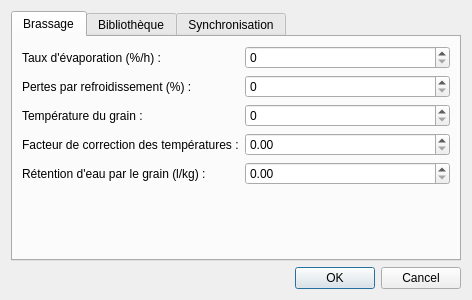
<?xml version="1.0" encoding="UTF-8"?>
<ui version="4.0">
 <class>Preferences</class>
 <widget class="QDialog" name="Preferences">
  <property name="geometry">
   <rect>
    <x>0</x>
    <y>0</y>
    <width>472</width>
    <height>300</height>
   </rect>
  </property>
  <property name="windowTitle">
   <string>Préférences</string>
  </property>
  <layout class="QVBoxLayout" name="verticalLayout">
   <item>
    <widget class="QTabWidget" name="tabWidget">
     <property name="enabled">
      <bool>true</bool>
     </property>
     <property name="currentIndex">
      <number>0</number>
     </property>
     <property name="documentMode">
      <bool>false</bool>
     </property>
     <widget class="QWidget" name="tab">
      <attribute name="title">
       <string>Brassage</string>
      </attribute>
      <layout class="QGridLayout" name="gridLayout">
       <item row="0" column="0">
        <layout class="QFormLayout" name="formLayout">
         <property name="fieldGrowthPolicy">
          <enum>QFormLayout::AllNonFixedFieldsGrow</enum>
         </property>
         <item row="0" column="0">
          <widget class="QLabel" name="label_2">
           <property name="text">
            <string>Taux d'évaporation (%/h) :</string>
           </property>
          </widget>
         </item>
         <item row="0" column="1">
          <widget class="QSpinBox" name="spinBoxBoilOff"/>
         </item>
         <item row="1" column="0">
          <widget class="QLabel" name="label_3">
           <property name="text">
            <string>Pertes par refroidissement (%) :</string>
           </property>
          </widget>
         </item>
         <item row="1" column="1">
          <widget class="QSpinBox" name="spinBoxCooling"/>
         </item>
         <item row="2" column="0">
          <widget class="QLabel" name="label_4">
           <property name="text">
            <string>Température du grain :</string>
           </property>
          </widget>
         </item>
         <item row="2" column="1">
          <widget class="QSpinBox" name="spinBoxGrainTemp"/>
         </item>
         <item row="3" column="0">
          <widget class="QLabel" name="label_5">
           <property name="text">
            <string>Facteur de correction des températures :</string>
           </property>
          </widget>
         </item>
         <item row="3" column="1">
          <widget class="QDoubleSpinBox" name="doubleSpinBoxFudgeFactor"/>
         </item>
         <item row="4" column="0">
          <widget class="QLabel" name="label_6">
           <property name="text">
            <string>Rétention d'eau par le grain (l/kg) :</string>
           </property>
          </widget>
         </item>
         <item row="4" column="1">
          <widget class="QDoubleSpinBox" name="doubleSpinBoxGrainRetention"/>
         </item>
        </layout>
       </item>
      </layout>
     </widget>
     <widget class="QWidget" name="Bibliotheque">
      <attribute name="title">
       <string>Bibliothèque</string>
      </attribute>
      <layout class="QVBoxLayout" name="verticalLayout_2">
       <item>
        <widget class="QLabel" name="label">
         <property name="text">
          <string>&lt;!DOCTYPE HTML PUBLIC &quot;-//W3C//DTD HTML 4.0//EN&quot; &quot;http://www.w3.org/TR/REC-html40/strict.dtd&quot;&gt;
&lt;html&gt;&lt;head&gt;&lt;meta name=&quot;qrichtext&quot; content=&quot;1&quot; /&gt;&lt;style type=&quot;text/css&quot;&gt;
p, li { white-space: pre-wrap; }
&lt;/style&gt;&lt;/head&gt;&lt;body style=&quot; font-family:'Droid Sans'; font-size:10pt; font-weight:400; font-style:normal;&quot;&gt;
&lt;p style=&quot; margin-top:0px; margin-bottom:0px; margin-left:0px; margin-right:0px; -qt-block-indent:0; text-indent:0px;&quot;&gt;&lt;span style=&quot; font-weight:600;&quot;&gt;Emplacement de la bibliothèque : &lt;/span&gt;&lt;/p&gt;&lt;/body&gt;&lt;/html&gt;</string>
         </property>
        </widget>
       </item>
       <item>
        <layout class="QHBoxLayout" name="horizontalLayout">
         <item>
          <widget class="QLineEdit" name="lineEditPathLib"/>
         </item>
         <item>
          <widget class="QPushButton" name="pushButtonChangeLib">
           <property name="text">
            <string>Changer</string>
           </property>
          </widget>
         </item>
        </layout>
       </item>
       <item>
        <widget class="QLabel" name="label_7">
         <property name="text">
          <string>Attention ! Utilisez un répertoire qui ne contient que des recettes.</string>
         </property>
        </widget>
       </item>
       <item>
        <spacer name="verticalSpacer">
         <property name="orientation">
          <enum>Qt::Vertical</enum>
         </property>
         <property name="sizeHint" stdset="0">
          <size>
           <width>20</width>
           <height>40</height>
          </size>
         </property>
        </spacer>
       </item>
      </layout>
     </widget>
     <widget class="QWidget" name="tab_2">
      <attribute name="title">
       <string>Synchronisation</string>
      </attribute>
      <layout class="QVBoxLayout" name="verticalLayout_3">
       <item>
        <widget class="QLabel" name="label_8">
         <property name="text">
          <string>&lt;!DOCTYPE HTML PUBLIC &quot;-//W3C//DTD HTML 4.0//EN&quot; &quot;http://www.w3.org/TR/REC-html40/strict.dtd&quot;&gt;
&lt;html&gt;&lt;head&gt;&lt;meta name=&quot;qrichtext&quot; content=&quot;1&quot; /&gt;&lt;style type=&quot;text/css&quot;&gt;
p, li { white-space: pre-wrap; }
&lt;/style&gt;&lt;/head&gt;&lt;body style=&quot; font-family:'Noto Sans'; font-size:10pt; font-weight:400; font-style:normal;&quot;&gt;
&lt;p style=&quot; margin-top:0px; margin-bottom:0px; margin-left:0px; margin-right:0px; -qt-block-indent:0; text-indent:0px;&quot;&gt;&lt;span style=&quot; font-family:'Droid Sans'; font-weight:600;&quot;&gt;Adresse du serveur de synchronisation &lt;/span&gt;&lt;a href=&quot;http://kinto.readthedocs.io&quot;&gt;&lt;span style=&quot; text-decoration: underline; color:#2980b9;&quot;&gt;Kinto&lt;/span&gt;&lt;/a&gt;&lt;span style=&quot; font-family:'Droid Sans'; font-weight:600;&quot;&gt; : &lt;/span&gt;&lt;/p&gt;&lt;/body&gt;&lt;/html&gt;</string>
         </property>
        </widget>
       </item>
       <item>
        <widget class="QLineEdit" name="lineEditServerUrl"/>
       </item>
       <item>
        <widget class="QLabel" name="label_9">
         <property name="text">
          <string>ex: https://kinto.dev.mozaws.net/v1</string>
         </property>
        </widget>
       </item>
       <item>
        <spacer name="verticalSpacer_2">
         <property name="orientation">
          <enum>Qt::Vertical</enum>
         </property>
         <property name="sizeHint" stdset="0">
          <size>
           <width>20</width>
           <height>40</height>
          </size>
         </property>
        </spacer>
       </item>
      </layout>
     </widget>
    </widget>
   </item>
   <item>
    <widget class="QDialogButtonBox" name="buttonBox">
     <property name="orientation">
      <enum>Qt::Horizontal</enum>
     </property>
     <property name="standardButtons">
      <set>QDialogButtonBox::Cancel|QDialogButtonBox::Ok</set>
     </property>
    </widget>
   </item>
  </layout>
  <zorder>buttonBox</zorder>
  <zorder>tabWidget</zorder>
 </widget>
 <resources/>
 <connections>
  <connection>
   <sender>buttonBox</sender>
   <signal>accepted()</signal>
   <receiver>Preferences</receiver>
   <slot>accept()</slot>
   <hints>
    <hint type="sourcelabel">
     <x>248</x>
     <y>254</y>
    </hint>
    <hint type="destinationlabel">
     <x>157</x>
     <y>274</y>
    </hint>
   </hints>
  </connection>
  <connection>
   <sender>buttonBox</sender>
   <signal>rejected()</signal>
   <receiver>Preferences</receiver>
   <slot>reject()</slot>
   <hints>
    <hint type="sourcelabel">
     <x>316</x>
     <y>260</y>
    </hint>
    <hint type="destinationlabel">
     <x>286</x>
     <y>274</y>
    </hint>
   </hints>
  </connection>
 </connections>
</ui>
